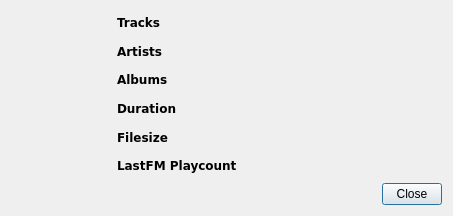
<?xml version="1.0" encoding="UTF-8"?>
<ui version="4.0">
 <class>Library_Info_Box</class>
 <widget class="QDialog" name="Library_Info_Box">
  <property name="geometry">
   <rect>
    <x>0</x>
    <y>0</y>
    <width>453</width>
    <height>216</height>
   </rect>
  </property>
  <property name="windowTitle">
   <string>Info</string>
  </property>
  <layout class="QGridLayout" name="gridLayout">
   <item row="3" column="2">
    <widget class="QLabel" name="lab_duration_value">
     <property name="text">
      <string/>
     </property>
    </widget>
   </item>
   <item row="1" column="2">
    <widget class="QLabel" name="lab_artist_count">
     <property name="text">
      <string/>
     </property>
    </widget>
   </item>
   <item row="5" column="1">
    <widget class="QLabel" name="lab_lfm">
     <property name="font">
      <font>
       <family>DejaVu Sans</family>
       <weight>75</weight>
       <bold>true</bold>
      </font>
     </property>
     <property name="text">
      <string>LastFM Playcount</string>
     </property>
    </widget>
   </item>
   <item row="1" column="1">
    <widget class="QLabel" name="lab_artists">
     <property name="font">
      <font>
       <family>DejaVu Sans</family>
       <weight>75</weight>
       <bold>true</bold>
      </font>
     </property>
     <property name="text">
      <string>Artists</string>
     </property>
    </widget>
   </item>
   <item row="7" column="2">
    <widget class="QPushButton" name="btn_cancel">
     <property name="maximumSize">
      <size>
       <width>60</width>
       <height>16777215</height>
      </size>
     </property>
     <property name="focusPolicy">
      <enum>Qt::ClickFocus</enum>
     </property>
     <property name="layoutDirection">
      <enum>Qt::RightToLeft</enum>
     </property>
     <property name="text">
      <string>Close</string>
     </property>
    </widget>
   </item>
   <item row="0" column="2">
    <widget class="QLabel" name="lab_track_count">
     <property name="text">
      <string/>
     </property>
    </widget>
   </item>
   <item row="2" column="2">
    <widget class="QLabel" name="lab_album_count">
     <property name="text">
      <string/>
     </property>
    </widget>
   </item>
   <item row="0" column="1">
    <widget class="QLabel" name="lab_tracks">
     <property name="font">
      <font>
       <family>DejaVu Sans</family>
       <weight>75</weight>
       <bold>true</bold>
      </font>
     </property>
     <property name="text">
      <string>Tracks</string>
     </property>
    </widget>
   </item>
   <item row="3" column="1">
    <widget class="QLabel" name="lab_duration">
     <property name="font">
      <font>
       <family>DejaVu Sans</family>
       <weight>75</weight>
       <bold>true</bold>
      </font>
     </property>
     <property name="text">
      <string>Duration</string>
     </property>
    </widget>
   </item>
   <item row="2" column="1">
    <widget class="QLabel" name="lab_albums">
     <property name="font">
      <font>
       <family>DejaVu Sans</family>
       <weight>75</weight>
       <bold>true</bold>
      </font>
     </property>
     <property name="text">
      <string>Albums</string>
     </property>
    </widget>
   </item>
   <item row="0" column="0" rowspan="6">
    <widget class="QLabel" name="lab_icon">
     <property name="minimumSize">
      <size>
       <width>100</width>
       <height>100</height>
      </size>
     </property>
     <property name="maximumSize">
      <size>
       <width>100</width>
       <height>200</height>
      </size>
     </property>
     <property name="sizeIncrement">
      <size>
       <width>100</width>
       <height>0</height>
      </size>
     </property>
     <property name="text">
      <string/>
     </property>
     <property name="alignment">
      <set>Qt::AlignLeading|Qt::AlignLeft|Qt::AlignTop</set>
     </property>
    </widget>
   </item>
   <item row="5" column="2">
    <widget class="QLabel" name="lab_lfm_playcount">
     <property name="text">
      <string/>
     </property>
    </widget>
   </item>
   <item row="4" column="1">
    <widget class="QLabel" name="label">
     <property name="font">
      <font>
       <family>DejaVu Sans</family>
       <weight>75</weight>
       <bold>true</bold>
      </font>
     </property>
     <property name="text">
      <string>Filesize</string>
     </property>
    </widget>
   </item>
   <item row="4" column="2">
    <widget class="QLabel" name="lab_filesize">
     <property name="text">
      <string/>
     </property>
    </widget>
   </item>
  </layout>
 </widget>
 <resources/>
 <connections>
  <connection>
   <sender>btn_cancel</sender>
   <signal>clicked()</signal>
   <receiver>Library_Info_Box</receiver>
   <slot>close()</slot>
   <hints>
    <hint type="sourcelabel">
     <x>342</x>
     <y>170</y>
    </hint>
    <hint type="destinationlabel">
     <x>190</x>
     <y>96</y>
    </hint>
   </hints>
  </connection>
 </connections>
</ui>
